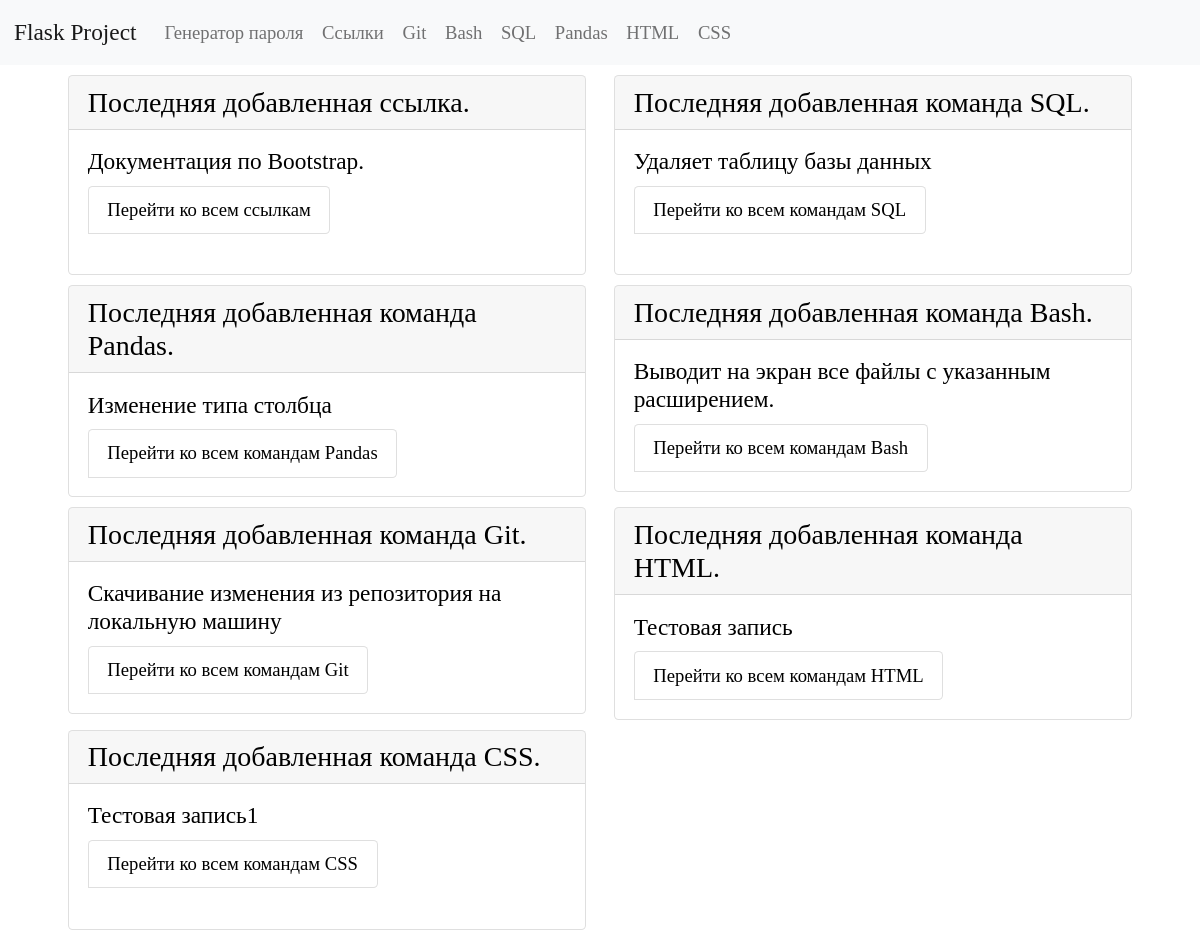
Before: / with the older database file.
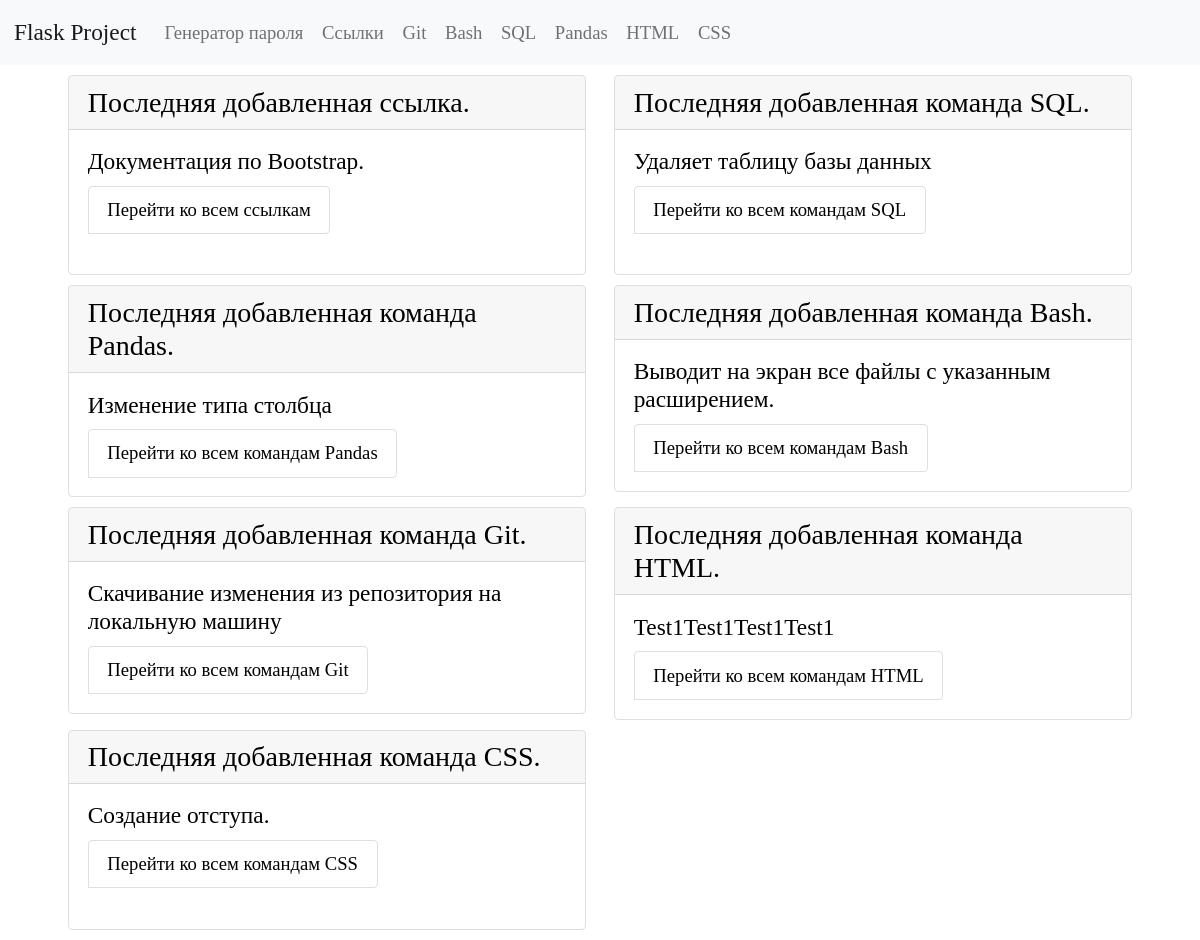
After: the same page with the newer database file.
### tables this page shows
CREATE TABLE "html" (
    html_id INTEGER PRIMARY KEY AUTOINCREMENT,
    html_command TEXT NOT NULL,
    html_name TEXT NOT NULL
  , html_description TEXT);

CREATE TABLE "css" (
    css_id INTEGER PRIMARY KEY AUTOINCREMENT,
    css_command TEXT NOT NULL,
    css_name TEXT NOT NULL
  , css_description TEXT);

### app.py (the view)
@app.route("/")
def index():
    conn = get_db_connection()
    last_links = conn.execute("SELECT * FROM links ORDER BY 1 DESC").fetchone()
    last_git = conn.execute("SELECT * FROM git ORDER BY 1 DESC").fetchone()
    last_pandas = conn.execute("SELECT * FROM pandas ORDER BY 1 DESC").fetchone()
    last_sql = conn.execute("SELECT * FROM sql ORDER BY 1 DESC").fetchone()
    last_bash = conn.execute("SELECT * FROM bash ORDER BY 1 DESC").fetchone()
    last_html = conn.execute("SELECT * FROM html ORDER BY 1 DESC").fetchone()
    last_css = conn.execute("SELECT * FROM css ORDER BY 1 DESC").fetchone()
    return render_template("index.html",
                           last_links=last_links,
                           last_git=last_git,
                           last_pandas=last_pandas,
                           last_sql=last_sql,
                           last_bash=last_bash,
                           last_css=last_css,
                           last_html=last_html,)

### app.py (called while the page is built)
def get_db_connection():
    conn = sqlite3.connect("database.db")
    conn.row_factory = sqlite3.Row
    return conn

### templates/index.html (shortened to what this page needs)
{% extends "base.html" %}
{% block content %}
{% include 'index_content.html' %}
{% endblock %}

### templates/index_content.html (shortened to what this page needs)
<div class="index">
   <div class="row">
      <div class="col-sm-6">
         <div class="card">
            <h4 class="card-header">Последняя добавленная ссылка.</h4>
            <div class="card-body">
               <h5 class="card-title">{{ last_links.links_name }}</h5>
               <ul class="list-group list-group-horizontal">
                  <li class="list-group-item">
                     <a href="{{ url_for('links_list_commands') }}">Перейти ко всем ссылкам</a>
                  </li>
               </ul>
            </div>
         </div>
      </div>
      <div class="col-sm-6">
         <div class="card">
            <h4 class="card-header">Последняя добавленная команда SQL.</h4>
            <div class="card-body">
               <h5 class="card-title">{{ last_sql.sql_name }}</h5>
               <ul class="list-group list-group-horizontal">
                  <li class="list-group-item">
                     <a href="{{ url_for('sql_list_commands') }}">Перейти ко всем командам SQL</a>
                  </li>
               </ul>
            </div>
         </div>
      </div>
   </div>
   <div class="row">
      <div class="col-sm-6">
         <div class="card">
            <h4 class="card-header">Последняя добавленная команда Pandas.</h4>
            <div class="card-body">
               <h5 class="card-title">{{ last_pandas.pandas_name }}</h5>
               <ul class="list-group list-group-horizontal">
                  <li class="list-group-item">
                     <a href="{{ url_for('pandas_list_commands') }}">Перейти ко всем командам Pandas</a>
                  </li>
               </ul>
            </div>
         </div>
      </div>
      <div class="col-sm-6">
         <div class="card">
            <h4 class="card-header">Последняя добавленная команда Bash.</h4>
            <div class="card-body">
               <h5 class="card-title">{{ last_bash.bash_name }}</h5>
               <ul class="list-group list-group-horizontal">
                  <li class="list-group-item">
                     <a href="{{ url_for('bash_list_commands') }}">Перейти ко всем командам Bash</a>
                  </li>
               </ul>
            </div>
         </div>
      </div>
   </div>
   <div class="row">
      <div class="col-sm-6">
         <div class="card">
            <h4 class="card-header">Последняя добавленная команда Git.</h4>
            <div class="card-body">
               <h5 class="card-title">{{ last_git.git_name }}</h5>
               <ul class="list-group list-group-horizontal">
                  <li class="list-group-item">
                     <a href="{{ url_for('git_list_commands') }}">Перейти ко всем командам Git</a>
                  </li>
               </ul>
            </div>
         </div>
      </div>
      <div class="col-sm-6">
         <div class="card">
            <h4 class="card-header">Последняя добавленная команда HTML.</h4>
            <div class="card-body">
               <h5 class="card-title">{{ last_html.html_name }}</h5>
               <ul class="list-group list-group-horizontal">
                  <li class="list-group-item">
                     <a href="{{ url_for('html_list_commands') }}">Перейти ко всем командам HTML</a>
                  </li>
               </ul>
            </div>
         </div>
      </div>
   </div>
   <div class="row">
      <div class="col-sm-6">
         <div class="card">
            <h4 class="card-header">Последняя добавленная команда CSS.</h4>
            <div class="card-body">
               <h5 class="card-title">{{ last_css.css_name }}</h5>
               <ul class="list-group list-group-horizontal">
                  <li class="list-group-item">
                     <a href="{{ url_for('css_list_commands') }}">Перейти ко всем командам CSS</a>
                  </li>
               </ul>
            </div>
         </div>
      </div>
   </div>
</div>

Changed rows visible on the page:
removed html: html_name "Тестовая запись"
removed css: css_name "Тестовая запись1"
added html: html_name "Test1Test1Test1Test1"
added css: css_name "Создание отступа."
